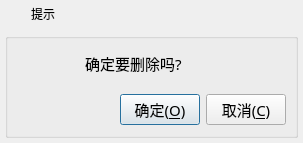
<?xml version="1.0" encoding="UTF-8"?>
<ui version="4.0">
 <class>frmMessageBox</class>
 <widget class="QDialog" name="frmMessageBox">
  <property name="geometry">
   <rect>
    <x>0</x>
    <y>0</y>
    <width>303</width>
    <height>143</height>
   </rect>
  </property>
  <property name="windowTitle">
   <string>提示</string>
  </property>
  <property name="styleSheet">
   <string notr="true">QPushButton:hover
{
background-color: #66c011;
}</string>
  </property>
  <layout class="QVBoxLayout" name="verticalLayout">
   <property name="spacing">
    <number>0</number>
   </property>
   <property name="leftMargin">
    <number>0</number>
   </property>
   <property name="topMargin">
    <number>0</number>
   </property>
   <property name="rightMargin">
    <number>0</number>
   </property>
   <property name="bottomMargin">
    <number>0</number>
   </property>
   <item>
    <widget class="QWidget" name="widget_title" native="true">
     <property name="sizePolicy">
      <sizepolicy hsizetype="Preferred" vsizetype="Fixed">
       <horstretch>0</horstretch>
       <verstretch>0</verstretch>
      </sizepolicy>
     </property>
     <property name="minimumSize">
      <size>
       <width>100</width>
       <height>28</height>
      </size>
     </property>
     <layout class="QHBoxLayout" name="horizontalLayout_2">
      <property name="spacing">
       <number>0</number>
      </property>
      <property name="leftMargin">
       <number>0</number>
      </property>
      <property name="topMargin">
       <number>0</number>
      </property>
      <property name="rightMargin">
       <number>0</number>
      </property>
      <property name="bottomMargin">
       <number>0</number>
      </property>
      <item>
       <widget class="QLabel" name="lab_Ico">
        <property name="sizePolicy">
         <sizepolicy hsizetype="Minimum" vsizetype="Preferred">
          <horstretch>0</horstretch>
          <verstretch>0</verstretch>
         </sizepolicy>
        </property>
        <property name="minimumSize">
         <size>
          <width>31</width>
          <height>0</height>
         </size>
        </property>
        <property name="text">
         <string/>
        </property>
        <property name="alignment">
         <set>Qt::AlignCenter</set>
        </property>
       </widget>
      </item>
      <item>
       <widget class="QLabel" name="lab_Title">
        <property name="sizePolicy">
         <sizepolicy hsizetype="Expanding" vsizetype="Preferred">
          <horstretch>0</horstretch>
          <verstretch>0</verstretch>
         </sizepolicy>
        </property>
        <property name="styleSheet">
         <string notr="true">font: 10pt &quot;微软雅黑&quot;;</string>
        </property>
        <property name="text">
         <string>提示</string>
        </property>
        <property name="alignment">
         <set>Qt::AlignLeading|Qt::AlignLeft|Qt::AlignVCenter</set>
        </property>
       </widget>
      </item>
      <item>
       <widget class="QWidget" name="widget_menu" native="true">
        <property name="sizePolicy">
         <sizepolicy hsizetype="Minimum" vsizetype="Preferred">
          <horstretch>0</horstretch>
          <verstretch>0</verstretch>
         </sizepolicy>
        </property>
        <layout class="QHBoxLayout" name="horizontalLayout">
         <property name="spacing">
          <number>0</number>
         </property>
         <property name="leftMargin">
          <number>0</number>
         </property>
         <property name="topMargin">
          <number>0</number>
         </property>
         <property name="rightMargin">
          <number>0</number>
         </property>
         <property name="bottomMargin">
          <number>0</number>
         </property>
         <item>
          <widget class="QPushButton" name="btnMenu_Close">
           <property name="sizePolicy">
            <sizepolicy hsizetype="Minimum" vsizetype="Expanding">
             <horstretch>0</horstretch>
             <verstretch>0</verstretch>
            </sizepolicy>
           </property>
           <property name="minimumSize">
            <size>
             <width>40</width>
             <height>0</height>
            </size>
           </property>
           <property name="cursor">
            <cursorShape>ArrowCursor</cursorShape>
           </property>
           <property name="focusPolicy">
            <enum>Qt::NoFocus</enum>
           </property>
           <property name="toolTip">
            <string>关闭</string>
           </property>
           <property name="text">
            <string/>
           </property>
           <property name="flat">
            <bool>true</bool>
           </property>
          </widget>
         </item>
        </layout>
       </widget>
      </item>
     </layout>
    </widget>
   </item>
   <item>
    <widget class="QWidget" name="widget_main" native="true">
     <property name="styleSheet">
      <string notr="true"/>
     </property>
     <layout class="QVBoxLayout" name="verticalLayout_2">
      <property name="spacing">
       <number>5</number>
      </property>
      <property name="leftMargin">
       <number>5</number>
      </property>
      <property name="topMargin">
       <number>5</number>
      </property>
      <property name="rightMargin">
       <number>5</number>
      </property>
      <property name="bottomMargin">
       <number>5</number>
      </property>
      <item>
       <widget class="QGroupBox" name="groupBox">
        <property name="title">
         <string/>
        </property>
        <widget class="QLabel" name="labIcoMain">
         <property name="geometry">
          <rect>
           <x>10</x>
           <y>10</y>
           <width>61</width>
           <height>51</height>
          </rect>
         </property>
         <property name="styleSheet">
          <string notr="true">border-image: url(:/image/info.png);</string>
         </property>
         <property name="text">
          <string/>
         </property>
        </widget>
        <widget class="QLabel" name="labInfo">
         <property name="geometry">
          <rect>
           <x>80</x>
           <y>10</y>
           <width>211</width>
           <height>41</height>
          </rect>
         </property>
         <property name="font">
          <font>
           <family>微软雅黑</family>
           <pointsize>11</pointsize>
          </font>
         </property>
         <property name="text">
          <string>确定要删除吗?</string>
         </property>
         <property name="scaledContents">
          <bool>false</bool>
         </property>
         <property name="wordWrap">
          <bool>true</bool>
         </property>
        </widget>
        <widget class="QWidget" name="layoutWidget">
         <property name="geometry">
          <rect>
           <x>10</x>
           <y>60</y>
           <width>271</width>
           <height>34</height>
          </rect>
         </property>
         <layout class="QHBoxLayout" name="horizontalLayout_3">
          <item>
           <spacer name="horizontalSpacer">
            <property name="orientation">
             <enum>Qt::Horizontal</enum>
            </property>
            <property name="sizeHint" stdset="0">
             <size>
              <width>40</width>
              <height>20</height>
             </size>
            </property>
           </spacer>
          </item>
          <item>
           <widget class="QPushButton" name="btnOk">
            <property name="font">
             <font>
              <family>微软雅黑</family>
              <pointsize>11</pointsize>
             </font>
            </property>
            <property name="cursor">
             <cursorShape>PointingHandCursor</cursorShape>
            </property>
            <property name="focusPolicy">
             <enum>Qt::StrongFocus</enum>
            </property>
            <property name="styleSheet">
             <string notr="true"/>
            </property>
            <property name="text">
             <string>确定(&amp;O)</string>
            </property>
            <property name="icon">
             <iconset>
              <normaloff>:/image/update.png</normaloff>:/image/update.png</iconset>
            </property>
            <property name="iconSize">
             <size>
              <width>20</width>
              <height>20</height>
             </size>
            </property>
           </widget>
          </item>
          <item>
           <widget class="QPushButton" name="btnCancel">
            <property name="font">
             <font>
              <family>微软雅黑</family>
              <pointsize>11</pointsize>
             </font>
            </property>
            <property name="cursor">
             <cursorShape>PointingHandCursor</cursorShape>
            </property>
            <property name="focusPolicy">
             <enum>Qt::StrongFocus</enum>
            </property>
            <property name="styleSheet">
             <string notr="true"/>
            </property>
            <property name="text">
             <string>取消(&amp;C)</string>
            </property>
            <property name="icon">
             <iconset>
              <normaloff>:/image/close.png</normaloff>:/image/close.png</iconset>
            </property>
            <property name="iconSize">
             <size>
              <width>20</width>
              <height>20</height>
             </size>
            </property>
           </widget>
          </item>
         </layout>
        </widget>
       </widget>
      </item>
     </layout>
    </widget>
   </item>
  </layout>
 </widget>
 <resources/>
 <connections/>
</ui>
